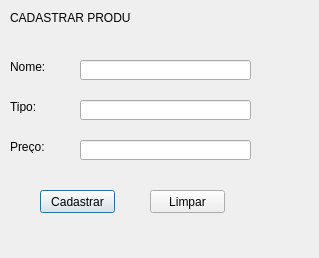
<?xml version="1.0" encoding="UTF-8"?>
<ui version="4.0">
 <class>cad_produto</class>
 <widget class="QDialog" name="cad_produto">
  <property name="geometry">
   <rect>
    <x>0</x>
    <y>0</y>
    <width>319</width>
    <height>258</height>
   </rect>
  </property>
  <property name="windowTitle">
   <string>Dialog</string>
  </property>
  <widget class="QLabel" name="label">
   <property name="geometry">
    <rect>
     <x>10</x>
     <y>10</y>
     <width>121</width>
     <height>16</height>
    </rect>
   </property>
   <property name="text">
    <string>CADASTRAR PRODUTO</string>
   </property>
  </widget>
  <widget class="QLabel" name="label_2">
   <property name="geometry">
    <rect>
     <x>10</x>
     <y>60</y>
     <width>46</width>
     <height>13</height>
    </rect>
   </property>
   <property name="text">
    <string>Nome:</string>
   </property>
  </widget>
  <widget class="QLabel" name="label_3">
   <property name="geometry">
    <rect>
     <x>10</x>
     <y>100</y>
     <width>46</width>
     <height>13</height>
    </rect>
   </property>
   <property name="text">
    <string>Tipo:</string>
   </property>
  </widget>
  <widget class="QLabel" name="label_4">
   <property name="geometry">
    <rect>
     <x>10</x>
     <y>140</y>
     <width>46</width>
     <height>13</height>
    </rect>
   </property>
   <property name="text">
    <string>Preço:</string>
   </property>
  </widget>
  <widget class="QLineEdit" name="lineEdit_nome">
   <property name="geometry">
    <rect>
     <x>80</x>
     <y>60</y>
     <width>171</width>
     <height>20</height>
    </rect>
   </property>
  </widget>
  <widget class="QLineEdit" name="lineEdit_tipo">
   <property name="geometry">
    <rect>
     <x>80</x>
     <y>100</y>
     <width>171</width>
     <height>20</height>
    </rect>
   </property>
  </widget>
  <widget class="QLineEdit" name="lineEdit_preco">
   <property name="geometry">
    <rect>
     <x>80</x>
     <y>140</y>
     <width>171</width>
     <height>20</height>
    </rect>
   </property>
  </widget>
  <widget class="QPushButton" name="pushButton_cadastrar">
   <property name="geometry">
    <rect>
     <x>40</x>
     <y>190</y>
     <width>75</width>
     <height>23</height>
    </rect>
   </property>
   <property name="text">
    <string>Cadastrar</string>
   </property>
  </widget>
  <widget class="QPushButton" name="pushButton_limpar">
   <property name="geometry">
    <rect>
     <x>150</x>
     <y>190</y>
     <width>75</width>
     <height>23</height>
    </rect>
   </property>
   <property name="text">
    <string>Limpar</string>
   </property>
  </widget>
 </widget>
 <resources/>
 <connections/>
</ui>
